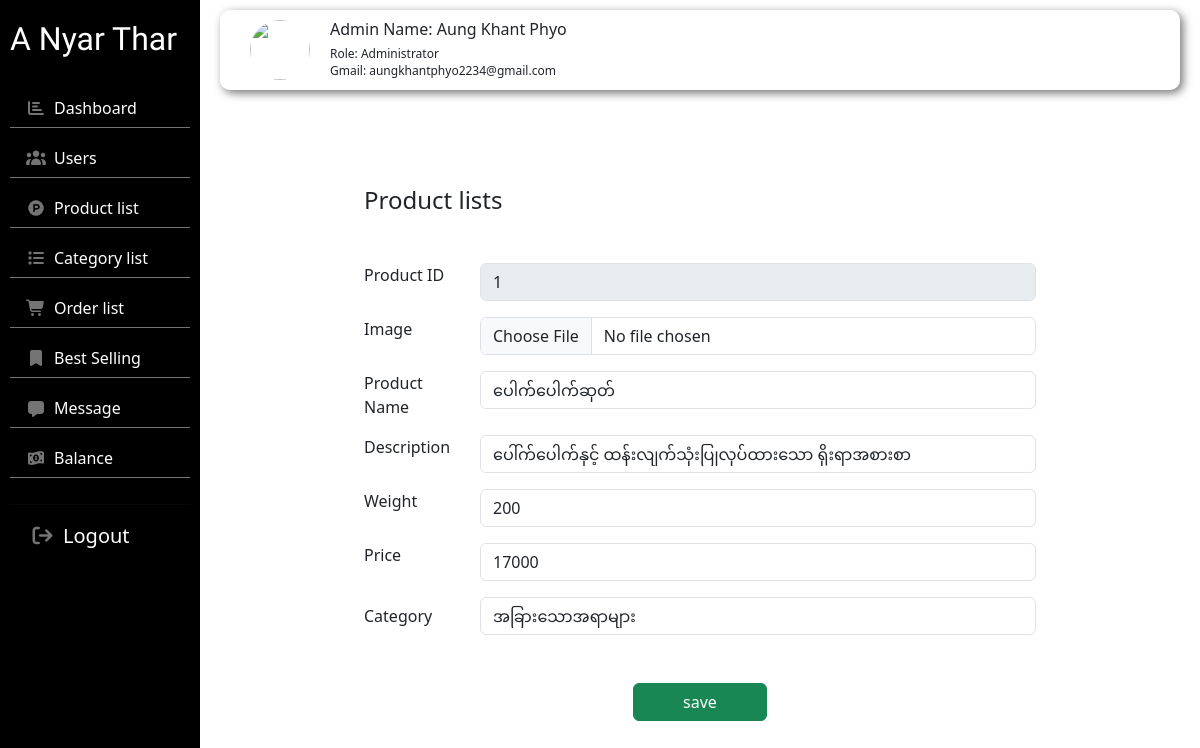
The app's page /admin/product_edit.php?id=1 with its own data.
### tables this page shows
CREATE TABLE `product` (
  `pro_id` int NOT NULL AUTO_INCREMENT,
  `pro_img` varchar(30) DEFAULT NULL,
  `pro_name` varchar(50) DEFAULT NULL,
  `pro_des` varchar(200) DEFAULT NULL,
  `pro_weight` int DEFAULT NULL,
  `pro_price` int DEFAULT NULL,
  `cat_id` int DEFAULT NULL,
  PRIMARY KEY (`pro_id`),
  KEY `cat_id` (`cat_id`),
  CONSTRAINT `product_ibfk_1` FOREIGN KEY (`cat_id`) REFERENCES `category` (`cat_id`)
);

CREATE TABLE `category` (
  `cat_id` int NOT NULL AUTO_INCREMENT,
  `cat_name` varchar(50) DEFAULT NULL,
  PRIMARY KEY (`cat_id`)
);

### admin/product_edit.php (the view, shortened to what this page needs)
<?php
    include("db.php");
    if(isset($_GET['id'])){
        $id = $_GET['id'];
        $getpdata = "SELECT product.*, category.cat_name FROM product LEFT JOIN category ON product.cat_id = category.cat_id WHERE pro_id = '$id'";
        $getdata = mysqli_query($conn, $getpdata);
        $pdata = mysqli_fetch_array($getdata);
    }
?>
<!doctype html>
<html lang="en">
    <head>
        <link href="https://cdn.jsdelivr.net/npm/bootstrap@5.3.8/dist/css/bootstrap.min.css" rel="stylesheet">
        <link rel="stylesheet" href="https://cdnjs.cloudflare.com/ajax/libs/font-awesome/7.0.1/css/all.min.css">
        <link rel="stylesheet" href="./backend.css">
    </head>
    <body class="dashboard-page">
        <div class="container-fluid">
            <div class="row">
                <div class="sider col-lg-2" style="height: 100vh;">
                    <h2 class="anyarthar">A Nyar Thar</h2>
                    <ul class="list-group list-group-flush">
                        <li class="list-group-item bg-black">
                            <i class="icon fa-solid fa-chart-bar me-2"></i><a class="link" href="">Dashboard</a>
                        </li>
                        <li class="list-group-item bg-black">
                            <i class="icon fa-solid fa-users me-2"></i></i><a class="link" href="">Users</a>
                        </li>
                        <li class="list-group-item bg-black">
                            <i class="icon fa-brands fa-product-hunt me-2"></i><a class="link" href="">Product list</a>
                        </li>
                        <li class="list-group-item bg-black">
                            <i class="icon fa-solid fa-list me-2"></i><a class="link" href="">Category list</a>
                        </li>
                        <li class="list-group-item bg-black">
                            <i class="icon fa-solid fa-cart-shopping me-2"></i><a class="link" href="">Order list</a>
                        </li>
                        <li class="list-group-item bg-black">
                            <i class="icon fa-solid fa-bookmark me-2"></i><a class="link" href="">Best Selling</a>
                        </li>
                        <li class="list-group-item bg-black">
                            <i class="icon fa-solid fa-message me-2"></i><a class="link" href="">Message</a>
                        </li>
                        <li class="list-group-item bg-black">
                            <i class="icon fa-solid fa-money-bill-1-wave me-2"></i></i><a class="link" href="./balance.php">Balance</a>
                        </li><hr>
                    </ul>
                    <div class="logout d-flex align-items-center">
                        <button><i class="logouticon fa-solid fa-arrow-right-from-bracket me-2"></i>Logout</button>
                    </div>
                </div>
                <div class="main col-lg-10 col-md--10">
                    <div class=" row"  style="position: sticky; top: 10px;">
                        <div class="col-lg-12 col-md-12">
                            <div class="adminpro d-flex align-items-center">
                                <div class="proimg">
                                    <img src="./projectphoto/profile photo1.png" alt="">
                                </div>
                                <div class="admindetial">
                                    <h5>Admin Name: Aung Khant Phyo</h5>
                                    <h6>Role: Administrator</h6>
                                    <h6>Gmail: aungkhantphyo2234@gmail.com</h6>
                                </div>
                            </div>
                        </div>
                    </div>
                    <div class="row m-5 p-5">
                        <div class="addproductbox px-5">
                            <h4 class="mb-5">Product lists</h4>
                            <form action="" method="post">
                                <div class="row mb-3">
                                    <label for="pname" class="col-lg-2">Product ID</label>
                                    <div class=" col-lg-10">
                                        <input id="id" type="text" name="proid" value="<?php echo $pdata['pro_id'] ?>" disabled class="form-control" aria-label="Username" aria-describedby="addon-wrapping">
                                    </div>
                                </div>
                                <div class="row mb-3">
                                    <label for="pname" class="col-lg-2">Image</label>
                                    <div class="col-lg-10">
                                        <input type="file"  name="new_img" value="./projectphoto/<?php echo $pdata['pro_img'] ?> " class="form-control" >
                                    </div>
                                </div>
                                <div class="row mb-3">
                                    <label for="pname" class="col-lg-2">Product Name</label>
                                    <div class=" col-lg-10">
                                        <input id="pname" type="text" name="proname" value="<?php echo $pdata['pro_name'] ?>" class="form-control" aria-label="Username" aria-describedby="addon-wrapping">
                                    </div>
                                </div>
                                <div class="row mb-3">
                                    <label for="pname" class="col-lg-2">Description</label>
                                    <div class=" col-lg-10">
                                        <input id="pname" type="text" name="prodes" value="<?php echo $pdata['pro_des'] ?>" class="form-control" aria-label="Username" aria-describedby="addon-wrapping">
                                    </div>
                                </div>
                                <div class="row mb-3">
                                    <label for="pname" class="col-lg-2">Weight</label>
                                    <div class=" col-lg-10">
                                        <input id="pname" type="number" name="proweight" value="<?php echo $pdata['pro_weight'] ?>" class="form-control" aria-label="Username" aria-describedby="addon-wrapping">
                                    </div>
                                </div>
                                <div class="row mb-3">
                                    <label for="pname" class="col-lg-2">Price</label>
                                    <div class=" col-lg-10">
                                        <input id="pname" type="number" name="proprice" value="<?php echo $pdata['pro_price'] ?>" class="form-control" aria-label="Username" aria-describedby="addon-wrapping">
                                    </div>
                                </div>
                                <div class="mb-5 row">
                                    <label for="inputPassword" class="col-sm-2 col-form-label">Category</label>
                                    <div class="col-sm-10">
                                        <select id="" name="cat" class="form-control">
                                            <option  value="<?php echo $pdata['cat_id'] ?>"><?php echo $pdata['cat_name'] ?></option>
                                        </select>
                                    </div>
                                </div>
                                <div class="row">
                                    <div class=" text-center">
                                        <input type="submit" name="save" value="save" class="btn btn-success" style="width: 20%;">
                                    </div>
                                </div>
                            </form>
                        </div>
                    </div>
                </div>
            </div>
        </div>
    </body>
</html>

### admin/backend.css (style rules this page uses)
:root { --maincolor: #ff8800; --navcolor: #747474; --whitecolor: #ffffff; --shadowblack: #000000; }
* { margin: 0; padding: 0; }
.sider { background-color: black; padding: 20px 10px ; position: sticky; top: 0; }
.sider .anyarthar { color: var(--whitecolor); font-family: "Irish Grover", system-ui; margin-bottom: 30px; }
.sider ul li { border-bottom: 1px solid var(--navcolor); margin-bottom: 10px; padding-bottom: 7px; }
.sider ul li a { text-decoration: none; outline: none; color: var(--whitecolor); font-size: 16px; }
.sider ul li .icon { color: var(--navcolor); }
.sider .logout button { border: none; outline: none; background: none; color: var(--whitecolor); font-size: 20px; margin-left: 20px; }
.sider .logout .logouticon { color: var(--navcolor); font-size: 20px; }
.main { padding: 10px 20px; }
.adminpro { box-shadow: 3px 3px 10px var(--navcolor); border-radius: 10px; padding: 10px 30px; background-color: rgba(255, 255, 255, 0.5); backdrop-filter: blur(5px); }
.adminpro .proimg { width: 60px; height: 60px; margin-right: 20px; }
.adminpro .proimg img { width: 100%; height: 100%; border-radius: 50%; }
.adminpro .admindetial h5 { font-size: 16px; }
.adminpro .admindetial h6 { font-size: 12px; margin-bottom: 2px; }

### records on screen
product: proid "1", proname "ပေါက်ပေါက်ဆုတ်", prodes "ပေါ်က်ပေါက်နှင့် ထန်းလျက်သုံးပြုလုပ်ထားသော ရိုးရာအစားစာ", proweight "200", proprice "17000", cat "အခြားသောအရာများ"
